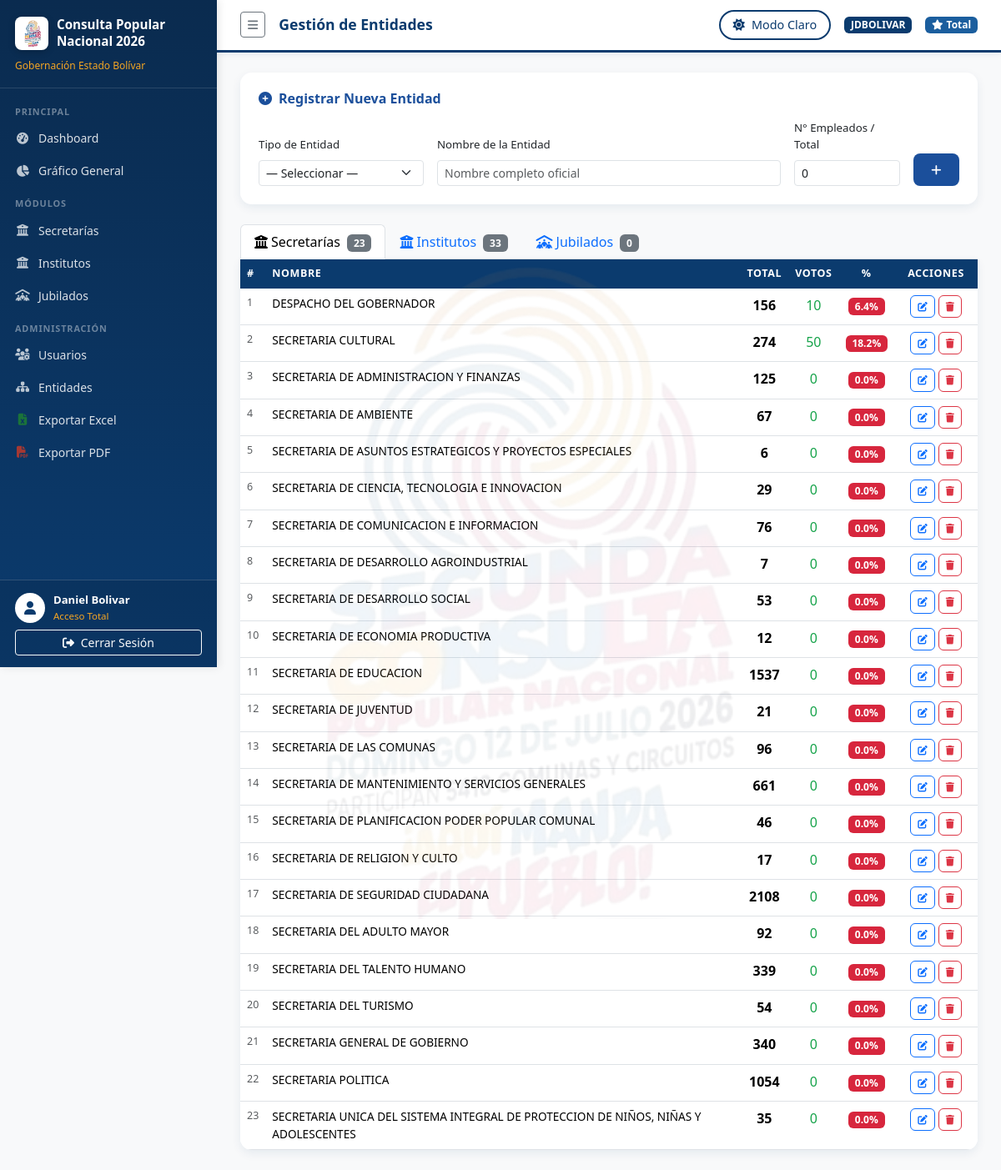
/admin/entidades (signed in), run on the app's committed database.
### tables this page shows
CREATE TABLE secretarias (
            id               INTEGER PRIMARY KEY AUTOINCREMENT,
            name             TEXT    UNIQUE NOT NULL,
            empleados        INTEGER NOT NULL DEFAULT 0,
            votos_reportados INTEGER NOT NULL DEFAULT 0
        );

### app.py (the view)
@app.route('/admin/entidades')
@admin_required
def admin_entidades():
    db = get_db()
    secretarias = db.execute("SELECT * FROM secretarias ORDER BY name").fetchall()
    institutos   = db.execute("SELECT * FROM institutos ORDER BY name").fetchall()
    jubilados    = db.execute("SELECT * FROM jubilados ORDER BY name").fetchall()
    return render_template('admin_entidades.html',
        secretarias=[dict(r) for r in secretarias],
        institutos=[dict(r) for r in institutos],
        jubilados=[dict(r) for r in jubilados]
    )

### app.py (called while the page is built)
def admin_required(f):
    @wraps(f)
    def decorated(*args, **kwargs):
        if 'user_id' not in session:
            return redirect(url_for('login'))
        if session.get('is_superuser') or session.get('is_full_access'):
            return f(*args, **kwargs)
        flash('Acceso denegado. Se requieren permisos de administrador.', 'danger')
        return redirect(url_for('dashboard'))
    return decorated

def get_db():
    db = getattr(g, '_database', None)
    if db is None:
        db = g._database = sqlite3.connect(DATABASE)
        db.row_factory = sqlite3.Row
    return db

@app.teardown_appcontext
def close_connection(exception):
    db = getattr(g, '_database', None)
    if db is not None:
        db.close()

@app.before_request
def refresh_entity_modules():
    if 'user_id' in session and not (session.get('is_superuser') or session.get('is_full_access')):
        db = get_db()
        ep_mods = db.execute(
            "SELECT DISTINCT module FROM user_entity_permissions WHERE user_id=?",
            (session['user_id'],)
        ).fetchall()
        session['entity_modules'] = [r['module'] for r in ep_mods]
    else:
        session['entity_modules'] = []

### templates/admin_entidades.html (shortened to what this page needs)
{% extends "base.html" %}
{% block page_title %}Gestión de Entidades{% endblock %}
{% block content %}
<div class="stat-card mb-4">
    <h6 style="color:#1B4F9B;font-weight:700;margin-bottom:16px"><i class="fas fa-plus-circle me-2"></i>Registrar Nueva Entidad</h6>
    <form method="POST" action="{{ url_for('crear_entidad') }}" class="row g-3 align-items-end">
        <div class="col-12 col-md-3">
            <label class="form-label" style="font-size:.83rem">Tipo de Entidad</label>
            <select name="tipo" class="form-select form-select-sm" required id="tipoSelect">
                <option value="">— Seleccionar —</option>
            </select>
        </div>
        <div class="col-12 col-md-6">
            <label class="form-label" style="font-size:.83rem">Nombre de la Entidad</label>
            <input type="text" name="name" class="form-control form-control-sm" required placeholder="Nombre completo oficial">
        </div>
        <div class="col-12 col-md-2">
            <label class="form-label" style="font-size:.83rem" id="totalLabel">N° Empleados / Total</label>
            <input type="number" name="total" class="form-control form-control-sm" min="0" value="0">
        </div>
        <div class="col-12 col-md-1">
            <button type="submit" class="btn btn-sm w-100 fw-bold" style="background:#1B4F9B;color:#fff;border-radius:8px;padding:8px">
                <i class="fas fa-plus"></i>
            </button>
        </div>
    </form>
</div>
<ul class="nav nav-tabs mb-0" id="entidadesTabs">
    <li class="nav-item">
        <button class="nav-link active" data-bs-toggle="tab" data-bs-target="#tabSec">
            <i class="fas fa-building-columns me-1"></i>Secretarías <span class="badge bg-secondary ms-1">{{ secretarias | length }}</span>
        </button>
    </li>
    <li class="nav-item">
        <button class="nav-link" data-bs-toggle="tab" data-bs-target="#tabIns">
            <i class="fas fa-university me-1"></i>Institutos <span class="badge bg-secondary ms-1">{{ institutos | length }}</span>
        </button>
    </li>
    <li class="nav-item">
        <button class="nav-link" data-bs-toggle="tab" data-bs-target="#tabJub">
            <i class="fas fa-people-roof me-1"></i>Jubilados <span class="badge bg-secondary ms-1">{{ jubilados | length }}</span>
        </button>
    </li>
</ul>
<div class="tab-content">
    {% for tipo, lista, campo in [('secretarias', secretarias, 'empleados'), ('institutos', institutos, 'empleados'), ('jubilados', jubilados, 'total')] %}
    <div class="tab-pane fade {% if tipo=='secretarias' %}show active{% endif %}" id="tab{{ tipo[:3] | capitalize }}">
        <div class="stat-card p-0 overflow-hidden" style="border-radius:0 0 14px 14px">
            <table class="table table-custom table-hover mb-0">
                <thead>
                    <tr>
                        <th>#</th>
                        <th>Nombre</th>
                        <th class="text-center">Total</th>
                        <th class="text-center">Votos</th>
                        <th class="text-center">%</th>
                        <th class="text-center" style="width:100px">Acciones</th>
                    </tr>
                </thead>
                <tbody>
                {% for e in lista %}
                {% set tot = e[campo] %}
                {% set pct = ((e.votos_reportados / tot * 100) if tot > 0 else 0) | round(1) %}
                <tr>
                    <td class="text-muted" style="font-size:.78rem">{{ loop.index }}</td>
                    <td style="font-size:.85rem;font-weight:500">{{ e.name }}</td>
                    <td class="text-center fw-bold">{{ tot | int }}</td>
                    <td class="text-center" style="color:#16a34a">{{ e.votos_reportados | int }}</td>
                    <td class="text-center">
                        <span class="badge" style="background:{% if pct>=80 %}#16a34a{% elif pct>=50 %}#d97706{% else %}#D7263D{% endif %}">{{ pct }}%</span>
                    </td>
                    <td class="text-center">
                        <div class="d-flex gap-1 justify-content-center">
                            <button class="btn btn-sm btn-outline-primary" style="border-radius:6px;font-size:.72rem"
                                    data-bs-toggle="modal" data-bs-target="#editModal{{ tipo }}{{ e.id }}">
                                <i class="fas fa-edit"></i>
                            </button>
                            <form method="POST" action="/admin/entidades/{{ tipo }}/{{ e.id }}/eliminar"
                                  onsubmit="return confirm('¿Eliminar {{ e.name }}? Se borrarán todos sus registros.')">
                                <button type="submit" class="btn btn-sm btn-outline-danger" style="border-radius:6px;font-size:.72rem">
                                    <i class="fas fa-trash"></i>
                                </button>
                            </form>
                        </div>
                    </td>
                </tr>
                {% else %}
                <tr><td colspan="6" class="text-center py-4 text-muted">No hay registros en este módulo.</td></tr>
                {% endfor %}
                </tbody>
            </table>
        </div>
    </div>
    {% endfor %}
</div>
{% endblock %}

### templates/base.html (shortened to what this page needs)
<!DOCTYPE html>
<html lang="es" data-bs-theme="light">
<head>
    <link rel="stylesheet" href="https://cdnjs.cloudflare.com/ajax/libs/bootstrap/5.3.2/css/bootstrap.min.css">
    <link rel="stylesheet" href="https://cdnjs.cloudflare.com/ajax/libs/font-awesome/6.5.0/css/all.min.css">
</head>
<body>
{% if session.user_id %}
<nav id="sidebar">
    <div class="brand">
        <div class="logo-container">
            <div class="logo-bg">
                <img src="{{ url_for('static', filename='logo.png') }}" alt="Logo">
            </div>
            <div>
                <h5>Consulta Popular<br>Nacional 2026</h5>
            </div>
        </div>
        <small>Gobernación Estado Bolívar</small>
    </div>
    <div class="pt-2">
        <div class="nav-section">Principal</div>
        <a href="{{ url_for('dashboard') }}" class="nav-link {{ 'active' if request.endpoint=='dashboard' }}">
            <i class="fas fa-tachometer-alt"></i> Dashboard
        </a>
        {% set perms = session.get('permissions', {}) %}
        {% set emods = session.get('entity_modules', []) %}
        {% set can_grafico = session.is_superuser or session.is_full_access or perms.get('grafico_general', {}).get('can_view') %}
        {% if can_grafico %}
        <a href="{{ url_for('grafico_general') }}" class="nav-link {{ 'active' if request.endpoint=='grafico_general' }}">
            <i class="fas fa-chart-pie"></i> Gráfico General
        </a>
        {% endif %}
        {% set can_sec = session.is_superuser or session.is_full_access or perms.get('secretarias', {}).get('can_view') or 'secretarias' in emods %}
        {% set can_ins = session.is_superuser or session.is_full_access or perms.get('institutos',  {}).get('can_view') or 'institutos'  in emods %}
        {% set can_jub = session.is_superuser or session.is_full_access or perms.get('jubilados',   {}).get('can_view') or 'jubilados'   in emods %}
        {% if can_sec or can_ins or can_jub %}
        <div class="nav-section">Módulos</div>
        {% endif %}
        {% if can_sec %}
        <a href="{{ url_for('secretarias_list') }}" class="nav-link">
            <i class="fas fa-building-columns"></i> Secretarías
        </a>
        {% endif %}
        {% if can_ins %}
        <a href="{{ url_for('institutos_list') }}" class="nav-link">
            <i class="fas fa-university"></i> Institutos
        </a>
        {% endif %}
        {% if can_jub %}
        <a href="{{ url_for('jubilados_list') }}" class="nav-link">
            <i class="fas fa-people-roof"></i> Jubilados
        </a>
        {% endif %}
        {% if session.is_superuser or session.is_full_access %}
        <div class="nav-section">Administración</div>
        <a href="{{ url_for('admin_usuarios') }}" class="nav-link">
            <i class="fas fa-users-cog"></i> Usuarios
        </a>
        <a href="{{ url_for('admin_entidades') }}" class="nav-link">
            <i class="fas fa-sitemap"></i> Entidades
        </a>
        <button type="button" class="nav-link" data-bs-toggle="modal" data-bs-target="#exportExcelModal">
            <i class="fas fa-file-excel" style="color:#1e7e34"></i> Exportar Excel
        </button>
        <button type="button" class="nav-link" data-bs-toggle="modal" data-bs-target="#exportPdfModal">
            <i class="fas fa-file-pdf" style="color:#c0392b"></i> Exportar PDF
        </button>
        {% endif %}
    </div>
    <div class="user-box">
        <div class="user-info">
            <div class="user-avatar">
                <i class="fas fa-user"></i>
            </div>
            <div>
                <div class="name">{{ session.full_name }}</div>
                <div class="role">
                    {% if session.is_superuser %}Superusuario
                    {% elif session.is_full_access %}Acceso Total
                    {% else %}Operador{% endif %}
                </div>
            </div>
        </div>
        <a href="{{ url_for('logout') }}" class="btn btn-sm btn-outline-light mt-2 w-100">
            <i class="fas fa-sign-out-alt me-1"></i> Cerrar Sesión
        </a>
    </div>
</nav>
<div id="main">
    <div class="topbar">
        <div class="d-flex align-items-center gap-3">
            <button id="sidebarToggle" class="btn btn-sm btn-outline-secondary" onclick="toggleSidebar()">
                <i class="fas fa-bars"></i>
            </button>
            <h6 class="page-title">{% block page_title %}{% endblock %}</h6>
        </div>
        <div class="d-flex align-items-center gap-3">
            <button class="theme-toggle" onclick="toggleTheme()" id="themeToggle">
                <i class="fas fa-sun"></i>
                <span id="themeText">Modo Claro</span>
            </button>
            <span class="badge badge-azul">{{ session.username }}</span>
            {% if session.is_superuser %}
            <span class="badge badge-amarillo">
                <i class="fas fa-crown me-1"></i>Admin
            </span>
            {% elif session.is_full_access %}
            <span class="badge badge-acceso-total">
                <i class="fas fa-star me-1"></i>Total
            </span>
            {% endif %}
        </div>
    </div>
    <div class="content-area">
        {% block content %}{% endblock %}
    </div>
</div>
{% else %}
{% block auth_content %}{% endblock %}
{% endif %}
</body>
</html>

### data on the page
secretarias: name "DESPACHO DEL GOBERNADOR", empleados "156", votos_reportados "10", pct "6.4"
secretarias: name "SECRETARIA CULTURAL", empleados "274", votos_reportados "50", pct "18.2"
secretarias: name "SECRETARIA DE ADMINISTRACION Y FINANZAS", empleados "125", votos_reportados "0", pct "0.0"
secretarias: name "SECRETARIA DE AMBIENTE", empleados "67", votos_reportados "0", pct "0.0"
secretarias: name "SECRETARIA DE ASUNTOS ESTRATEGICOS Y PROYECTOS ESPECIALES", empleados "6", votos_reportados "0", pct "0.0"
secretarias: name "SECRETARIA DE CIENCIA, TECNOLOGIA E INNOVACION", empleados "29", votos_reportados "0", pct "0.0"
secretarias: name "SECRETARIA DE COMUNICACION E INFORMACION", empleados "76", votos_reportados "0", pct "0.0"
secretarias: name "SECRETARIA DE DESARROLLO AGROINDUSTRIAL", empleados "7", votos_reportados "0", pct "0.0"
secretarias: name "SECRETARIA DE DESARROLLO SOCIAL", empleados "53", votos_reportados "0", pct "0.0"
secretarias: name "SECRETARIA DE ECONOMIA PRODUCTIVA", empleados "12", votos_reportados "0", pct "0.0"
secretarias: name "SECRETARIA DE EDUCACION", empleados "1537", votos_reportados "0", pct "0.0"
secretarias: name "SECRETARIA DE JUVENTUD", empleados "21", votos_reportados "0", pct "0.0"
secretarias: name "SECRETARIA DE LAS COMUNAS", empleados "96", votos_reportados "0", pct "0.0"
secretarias: name "SECRETARIA DE MANTENIMIENTO Y SERVICIOS GENERALES", empleados "661", votos_reportados "0", pct "0.0"
secretarias: name "SECRETARIA DE PLANIFICACION PODER POPULAR COMUNAL", empleados "46", votos_reportados "0", pct "0.0"
secretarias: name "SECRETARIA DE RELIGION Y CULTO", empleados "17", votos_reportados "0", pct "0.0"
secretarias: name "SECRETARIA DE SEGURIDAD CIUDADANA", empleados "2108", votos_reportados "0", pct "0.0"
secretarias: name "SECRETARIA DEL ADULTO MAYOR", empleados "92", votos_reportados "0", pct "0.0"
secretarias: name "SECRETARIA DEL TALENTO HUMANO", empleados "339", votos_reportados "0", pct "0.0"
secretarias: name "SECRETARIA DEL TURISMO", empleados "54", votos_reportados "0", pct "0.0"
secretarias: name "SECRETARIA GENERAL DE GOBIERNO", empleados "340", votos_reportados "0", pct "0.0"
secretarias: name "SECRETARIA POLITICA", empleados "1054", votos_reportados "0", pct "0.0"
secretarias: name "SECRETARIA UNICA DEL SISTEMA INTEGRAL DE PROTECCION DE NIÑOS, NIÑAS Y ADOLESCENTES", empleados "35", votos_reportados "0", pct "0.0"

### other printed values
{{ session.full_name }} "Daniel Bolivar"
{{ session.username }} "JDBOLIVAR"
{{ secretarias | length }} "23"
{{ institutos | length }} "33"
{{ jubilados | length }} "0"
